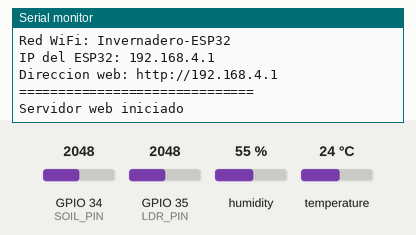
Recording of a sketch running on a simulated ESP32. On the bench: the last lines printed to the serial monitor. The test bench sets the inputs (shaded band); at power-on: humidity 55 %, GPIO 34 (SOIL_PIN) = 2048, GPIO 35 (LDR_PIN) = 2048, temperature 24 °C (analog values on the 0–4095 scale).

Above: at 2.2 s.
2.3 s: humidity set to 22 %
At 4.1 s:
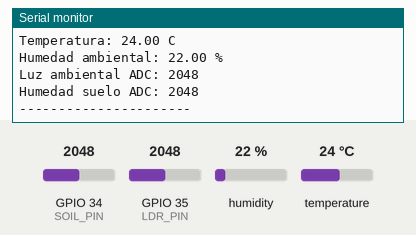
4.5 s: GPIO 34 (SOIL_PIN) set to 2866
At 11.5 s:
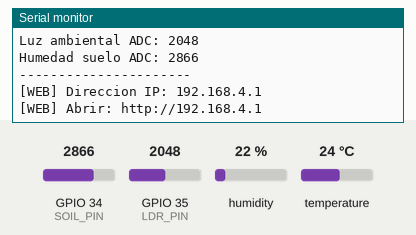
12.5 s: GPIO 35 (LDR_PIN) set to 2866
At 13.8 s:
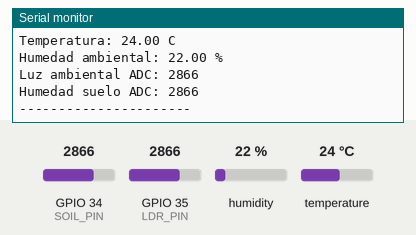
14.0 s: temperature set to 12 °C
15.5 s: GPIO 34 (SOIL_PIN) set to 3972
17.0 s: GPIO 35 (LDR_PIN) set to 3972
At 18.2 s:
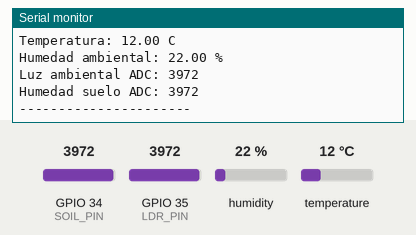
Timing chart, 0 to 19.5 s (numbered marks = the images above; inputs shaded):
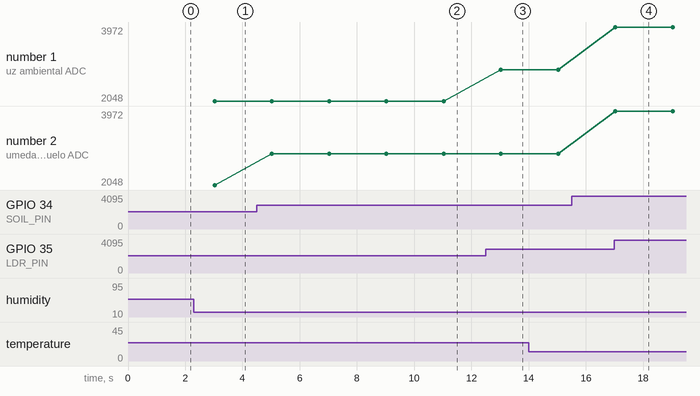

The sketch:

sketch_nov23a.ino
```cpp
#include <WiFi.h>
#include <WebServer.h>
#include <DHT.h>
#include <math.h>

// =====================================
// 1. CONFIGURACION WIFI
// =====================================

const char* ssid = "Invernadero-ESP32";
const char* password = "invernadero123";

// =====================================
// 2. PINES DEL ESP32
// =====================================

#define DHT_PIN 21
#define DHT_TYPE DHT22

#define SOIL_PIN 34
#define LDR_PIN 35

// =====================================
// 3. OBJETOS
// =====================================

DHT dht(DHT_PIN, DHT_TYPE);
WebServer server(80);

// =====================================
// 4. VARIABLES DE MEDICION
// =====================================

float temperature = NAN;
float humidity = NAN;

int LDR = 0;
int soilRaw = 0;

// Temporizadores
unsigned long lastRead = 0;
unsigned long lastIP = 0;

const unsigned long interval = 2000;
const unsigned long intervalIP = 10000;

// =====================================
// 5. PAGINA WEB
// =====================================

const char webpage[] PROGMEM = R"rawliteral(
<!DOCTYPE html>
<html lang="es">

<head>
<meta charset="UTF-8">
<meta name="viewport"
      content="width=device-width, initial-scale=1">

<title>Smart Greenhouse</title>

<style>
body {
  font-family: Arial, sans-serif;
  background: #101c18;
  color: white;
  text-align: center;
  margin: 0;
  padding: 20px;
}

h1 {
  color: #62d98b;
}

.subtitle {
  color: #aabbb1;
}

.container {
  display: grid;
  grid-template-columns: repeat(2, 1fr);
  gap: 15px;
  max-width: 600px;
  margin: 25px auto;
}

.card {
  background: #1d3028;
  border-radius: 15px;
  padding: 22px 10px;
}

.label {
  color: #aabbb1;
  font-size: 14px;
}

.value {
  font-size: 30px;
  font-weight: bold;
  margin: 15px 0;
  color: #62d98b;
}

.unit {
  font-size: 14px;
}

.status {
  color: #62d98b;
  font-size: 13px;
}

.footer {
  color: #aabbb1;
  font-size: 12px;
  margin-top: 25px;
}

@media(max-width: 350px) {
  .container {
    grid-template-columns: 1fr;
  }
}
</style>

</head>

<body>

<h1>🌱 SMART GREENHOUSE</h1>

<p class="subtitle">
Sistema inteligente de monitoreo
</p>

<p class="status" id="status">
Conectando...
</p>

<div class="container">

  <div class="card">
    <div class="label">
      🌡️ Temperatura
    </div>

    <div class="value" id="temp">--</div>
    <div class="unit">°C</div>
  </div>

  <div class="card">
    <div class="label">
      💧 Humedad ambiental
    </div>

    <div class="value" id="humidity">--</div>
    <div class="unit">%</div>
  </div>

  <div class="card">
    <div class="label">
      🌿 Humedad del suelo
    </div>

    <div class="value" id="soil">--</div>
    <div class="unit">
      Lectura ADC (0-4095)
    </div>
  </div>

  <div class="card">
    <div class="label">
      ☀️ Iluminación
    </div>

    <div class="value" id="LDR">--</div>
    <div class="unit">
      Lectura ADC (0-4095)
    </div>
  </div>

</div>

<div class="footer">
Actualizacion automatica cada 2 segundos
<br>
ESP32 - Invernadero inteligente
</div>

<script>

async function updateData() {

  try {

    const response = await fetch('/data');

    if (!response.ok) {
      throw new Error('Error HTTP');
    }

    const data = await response.json();

    document.getElementById('temp').textContent =
      data.temperature === null
        ? '--'
        : data.temperature;

    document.getElementById('humidity').textContent =
      data.humidity === null
        ? '--'
        : data.humidity;

    document.getElementById('LDR').textContent =
      data.LDR === null
        ? '--'
        : data.LDR;

    document.getElementById('soil').textContent =
      data.soil;

    document.getElementById('status').textContent =
      '● Sistema conectado';

  } catch(error) {

    document.getElementById('status').textContent =
      'Sin comunicacion con ESP32';

  }
}

setInterval(updateData, 2000);
updateData();

</script>

</body>
</html>
)rawliteral";

// =====================================
// 6. LEER SENSORES
// =====================================

void readSensors() {

  temperature = dht.readTemperature();
  humidity = dht.readHumidity();

  LDR = analogRead(LDR_PIN);
  soilRaw = analogRead(SOIL_PIN);

}

// =====================================
// 7. ENVIAR DATOS EN JSON
// =====================================

void handleData() {

  String json = "{";

  // Temperatura
  json += "\"temperature\":";

  if (isnan(temperature)) {
    json += "null";
  } else {
    json += String(temperature, 1);
  }

  // Humedad ambiental
  json += ",\"humidity\":";

  if (isnan(humidity)) {
    json += "null";
  } else {
    json += String(humidity, 1);
  }

  // LDR - CORREGIDO
  json += ",\"LDR\":";
  json += String(LDR);

  // Humedad del suelo
  json += ",\"soil\":";
  json += String(soilRaw);

  json += "}";

  server.send(200, "application/json", json);

}

// =====================================
// 8. MOSTRAR DIRECCION IP
// =====================================

void mostrarIP() {

  Serial.println();
  Serial.println("==============================");
  Serial.println("INFORMACION DEL INVERNADERO");
  Serial.println("==============================");

  Serial.print("Red WiFi: ");
  Serial.println(ssid);

  Serial.print("IP del ESP32: ");
  Serial.println(WiFi.softAPIP());

  Serial.print("Direccion web: http://");
  Serial.println(WiFi.softAPIP());

  Serial.println("==============================");
  Serial.println();

}

// =====================================
// 9. CONFIGURACION INICIAL
// =====================================

void setup() {

  Serial.begin(115200);
  delay(1000);

  Serial.println();
  Serial.println("INICIANDO SMART GREENHOUSE...");

  // Configurar entradas analogicas
  analogReadResolution(12);

  analogSetPinAttenuation(SOIL_PIN, ADC_11db);
  analogSetPinAttenuation(LDR_PIN, ADC_11db);

  // Iniciar DHT22
  dht.begin();

  // Crear red WiFi propia
  WiFi.mode(WIFI_AP);

  bool wifiOK = WiFi.softAP(ssid, password);

  if (wifiOK) {

    Serial.println("Red WiFi creada correctamente");

    mostrarIP();

  } else {

    Serial.println("ERROR: No se pudo crear la red WiFi");

  }

  // Configurar rutas del servidor web
  server.on("/", []() {

    server.send_P(
      200,
      "text/html",
      webpage
    );

  });

  server.on("/data", handleData);

  // Iniciar servidor HTTP
  server.begin();

  Serial.println("Servidor web iniciado");

  // Primera lectura
  readSensors();

  lastRead = millis();
  lastIP = millis();

}

// =====================================
// 10. CICLO PRINCIPAL
// =====================================

void loop() {

  // Atender peticiones del navegador
  server.handleClient();

  unsigned long ahora = millis();

  // Leer sensores cada 2 segundos
  if (ahora - lastRead >= interval) {

    lastRead = ahora;

    readSensors();

    Serial.println();
    Serial.println("----- MEDICIONES -----");

    Serial.print("Temperatura: ");
    Serial.print(temperature);
    Serial.println(" C");

    Serial.print("Humedad ambiental: ");
    Serial.print(humidity);
    Serial.println(" %");

    Serial.print("Luz ambiental ADC: ");
    Serial.println(LDR);

    Serial.print("Humedad suelo ADC: ");
    Serial.println(soilRaw);

    Serial.println("----------------------");

  }

  // Mostrar IP cada 10 segundos
  if (ahora - lastIP >= intervalIP) {

    lastIP = ahora;

    Serial.print("[WEB] Direccion IP: ");
    Serial.println(WiFi.softAPIP());

    Serial.print("[WEB] Abrir: http://");
    Serial.println(WiFi.softAPIP());

  }

}
```

Measured:
- after the input at 2.3 s, the serial monitor: prints a new line after 0.73 s (image 1)
- after the input at 4.5 s, the serial monitor: prints a new line after 0.53 s (image 2)
- after the input at 12.5 s, the serial monitor: prints a new line after 0.53 s (image 3)
- after the input at 17.0 s, the serial monitor: prints a new line at once (image 4)
- plotted number 2: 2048 → 2866 after the input at 4.5 s
